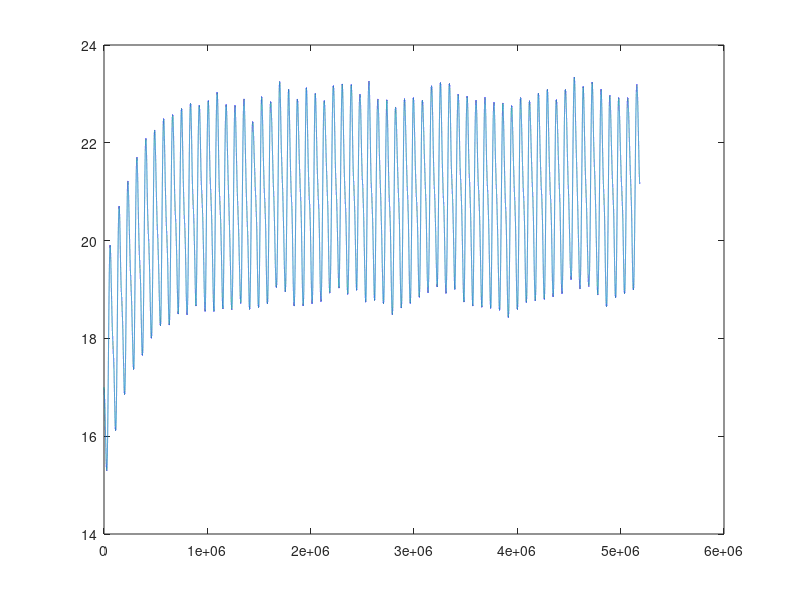

This chart was generated by the following MATLAB code:
tspan = linspace(0,60*60*60*24,7*60*60*24);
%t = linspace(0,7*60*60*24,7*60*60*24);
%Q_in_sun = -361*cos((pi*t)/(12 * 3600)) + 224*cos((pi*t)/(6 * 3600)) + 210;
%plot(t, Q_in_sun)




y_0= 17; %start temp of air
T_a = -3; %temp of air constant
m = 3000 * 5 * 5 * .3; %kg thermal mass of floor
c = 800; % j/kgK


h_f = 15; %
A_win = 2.6*2.6; %m^2
A_wall = 25*6 - A_win; % m^2 
A_f = 25; %m^2
L_wall = .08; %m 
L_win = .01; %m
h_wall_in = 15; %w/mk
h_wall_out = 30; %w/mk
K_win = .78; % w/mk %found online
h_win_out = .7; % w/m^2k
h_win_in = .7; % w/m^2
K_wall = .04; % w/mk

R_FtoA = 1/(h_f * A_f);
R_AirtoWall_in = 1/(h_wall_in * A_wall);
R_W  = L_wall/(K_wall * A_wall);
R_AtoWin_in = 1/(h_win_in*A_win);
R_win   = L_win/(K_win*A_win);
R_AtoWin_out = 1/(h_win_out*A_win);
R_AirtoWall_out = 1/(h_wall_out * A_wall); 


R_tot = R_FtoA + 1/((1/(R_AirtoWall_in + R_W + R_AirtoWall_out)) + (1/(R_AtoWin_in + R_win + R_AtoWin_out))); %thermal resistance

[t, y] = ode45(@(t,y) A_win*(-361*cos((pi*t)/(12 * 3600)) + 224*cos((pi*t)/(6 * 3600)) + 210)/(m*c) - (y - T_a)/(R_tot*m*c), tspan, y_0);
%dT_f/dt = Q_in_sun/(m*c) - (T_f - T_a)/(R_tot*m*c);

plot(t,y)
